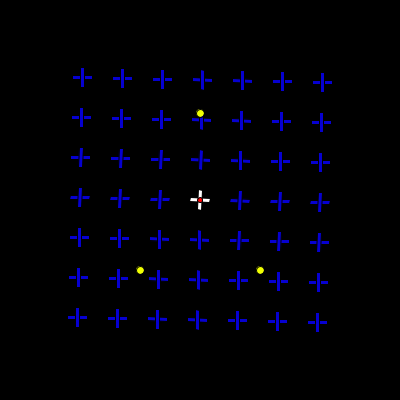
Frame 1 (no input)
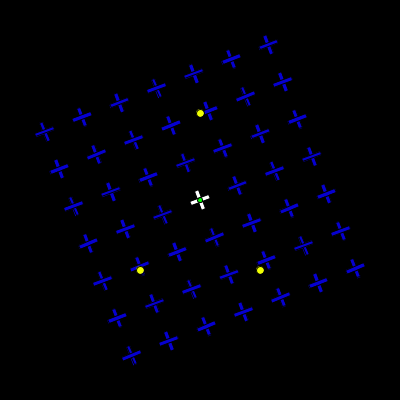
Frame 60 (the mouse pressed at the canvas centre just before this capture)
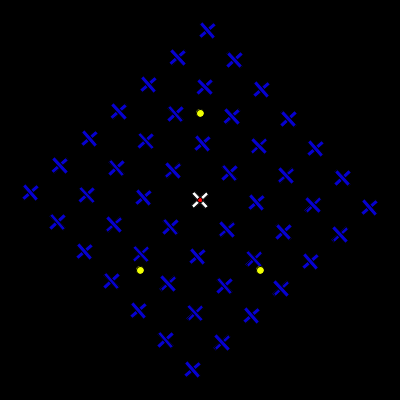
Frame 120 (the mouse held since frame 60 and released just before this capture)

The Processing sketch that drew these frames (run headless with seeded random() and noise(); from frame 60 on, the mouse is pressed at the canvas centre):

// Processing sketch: Motion_Induced_Blindness
// ── Motion_Induced_Blindness.pde
float constante_rotacion;
float rotacion;
color jitter;

void setup(){
  size(400,400);
  rectMode(CENTER);

}
void draw(){
  background(0);
  
  pushMatrix();
  constante_rotacion=0.02;
  rotacion = constante_rotacion+rotacion;
  translate(width/2, height/2);
  rotate(rotacion);
  
  fill(255);
  rect(0,0,20,4);
  rect(0,0,4,20);
  
  for(int i=-120;i<121;i=i+40){
    fill(#0600d0);
    for(int y=-120;y<121;y=y+40){
      if(y==0 && i ==0){
      }
      else{
        rect(i,y,20,4);
        rect(i,y,4,20);
      }
      
    }
  }
  
  popMatrix();
  if (second() % 2 == 0) {  
    jitter = color(255, 2, 2);
  }
  else jitter = color(2, 255, 2);
  
  fill( jitter);
  ellipse(200, 200, 5, 5); // central
  println(frameRate);
  
  fill( #f0ff02 );
  ellipse(200, 113, 8, 8);
  ellipse(140, 270, 8, 8);
  ellipse(260, 270, 8, 8);
  
}
